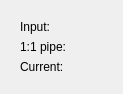
                             <widget class="QWidget" name="TabInfoSizes">
                              <property name="geometry">
                               <rect>
                                <x>0</x>
                                <y>0</y>
                                <width>119</width>
                                <height>93</height>
                               </rect>
                              </property>
                              <attribute name="label">
                               <string>Size info</string>
                              </attribute>
                              <layout class="QVBoxLayout" name="verticalLayout_234">
                               <item>
                                <widget class="QWidget" name="widget_103" native="true">
                                 <layout class="QVBoxLayout" name="verticalLayout_194">
                                  <item>
                                   <widget class="QWidget" name="widget_110" native="true">
                                    <layout class="QHBoxLayout" name="horizontalLayout_51">
                                     <property name="leftMargin">
                                      <number>0</number>
                                     </property>
                                     <property name="topMargin">
                                      <number>0</number>
                                     </property>
                                     <property name="rightMargin">
                                      <number>0</number>
                                     </property>
                                     <property name="bottomMargin">
                                      <number>0</number>
                                     </property>
                                     <item>
                                      <widget class="QLabel" name="label_6">
                                       <property name="sizePolicy">
                                        <sizepolicy hsizetype="Fixed" vsizetype="Preferred">
                                         <horstretch>0</horstretch>
                                         <verstretch>0</verstretch>
                                        </sizepolicy>
                                       </property>
                                       <property name="minimumSize">
                                        <size>
                                         <width>70</width>
                                         <height>0</height>
                                        </size>
                                       </property>
                                       <property name="text">
                                        <string>Input:</string>
                                       </property>
                                      </widget>
                                     </item>
                                     <item>
                                      <widget class="QLabel" name="SizeFullLabel">
                                       <property name="font">
                                        <font>
                                         <family>DejaVu Sans Mono</family>
                                        </font>
                                       </property>
                                       <property name="toolTip">
                                        <string>Size of the image at the beginning</string>
                                       </property>
                                       <property name="text">
                                        <string/>
                                       </property>
                                      </widget>
                                     </item>
                                    </layout>
                                   </widget>
                                  </item>
                                  <item>
                                   <widget class="QWidget" name="widget_111" native="true">
                                    <layout class="QHBoxLayout" name="horizontalLayout_58">
                                     <property name="leftMargin">
                                      <number>0</number>
                                     </property>
                                     <property name="topMargin">
                                      <number>0</number>
                                     </property>
                                     <property name="rightMargin">
                                      <number>0</number>
                                     </property>
                                     <property name="bottomMargin">
                                      <number>0</number>
                                     </property>
                                     <item>
                                      <widget class="QLabel" name="label_27">
                                       <property name="sizePolicy">
                                        <sizepolicy hsizetype="Fixed" vsizetype="Preferred">
                                         <horstretch>0</horstretch>
                                         <verstretch>0</verstretch>
                                        </sizepolicy>
                                       </property>
                                       <property name="minimumSize">
                                        <size>
                                         <width>70</width>
                                         <height>0</height>
                                        </size>
                                       </property>
                                       <property name="text">
                                        <string>1:1 pipe:</string>
                                       </property>
                                      </widget>
                                     </item>
                                     <item>
                                      <widget class="QLabel" name="SizeFullCropLabel">
                                       <property name="font">
                                        <font>
                                         <family>DejaVu Sans Mono</family>
                                        </font>
                                       </property>
                                       <property name="toolTip">
                                        <string>Size of the image at the end of the full pipe (without webresize)</string>
                                       </property>
                                       <property name="text">
                                        <string/>
                                       </property>
                                      </widget>
                                     </item>
                                    </layout>
                                   </widget>
                                  </item>
                                  <item>
                                   <widget class="QWidget" name="widget_112" native="true">
                                    <layout class="QHBoxLayout" name="horizontalLayout_59">
                                     <property name="leftMargin">
                                      <number>0</number>
                                     </property>
                                     <property name="topMargin">
                                      <number>0</number>
                                     </property>
                                     <property name="rightMargin">
                                      <number>0</number>
                                     </property>
                                     <property name="bottomMargin">
                                      <number>0</number>
                                     </property>
                                     <item>
                                      <widget class="QLabel" name="label_28">
                                       <property name="sizePolicy">
                                        <sizepolicy hsizetype="Fixed" vsizetype="Preferred">
                                         <horstretch>0</horstretch>
                                         <verstretch>0</verstretch>
                                        </sizepolicy>
                                       </property>
                                       <property name="minimumSize">
                                        <size>
                                         <width>70</width>
                                         <height>0</height>
                                        </size>
                                       </property>
                                       <property name="text">
                                        <string>Current:</string>
                                       </property>
                                      </widget>
                                     </item>
                                     <item>
                                      <widget class="QLabel" name="SizeCurrentLabel">
                                       <property name="font">
                                        <font>
                                         <family>DejaVu Sans Mono</family>
                                        </font>
                                       </property>
                                       <property name="toolTip">
                                        <string>Size of the image at the end of the current pipe (without webresize)</string>
                                       </property>
                                       <property name="text">
                                        <string/>
                                       </property>
                                      </widget>
                                     </item>
                                    </layout>
                                   </widget>
                                  </item>
                                 </layout>
                                </widget>
                               </item>
                               <item>
                                <spacer name="verticalSpacer_121">
                                 <property name="orientation">
                                  <enum>Qt::Vertical</enum>
                                 </property>
                                 <property name="sizeHint" stdset="0">
                                  <size>
                                   <width>20</width>
                                   <height>482</height>
                                  </size>
                                 </property>
                                </spacer>
                               </item>
                              </layout>
                             </widget>
